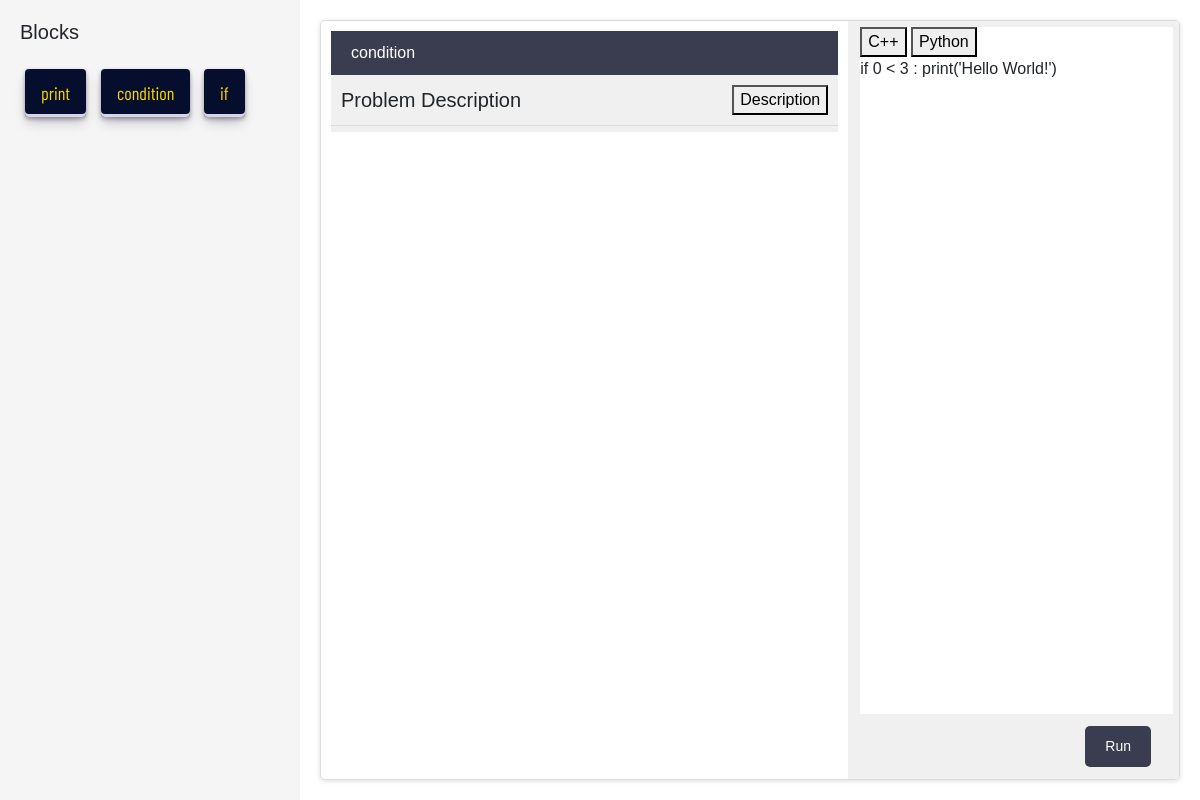
Page /tutorial/condition/ (signed in) on the committed database.
### TutorialsBlocks/models.py (models this page shows, shortened)
class Tutorial(models.Model):
    tname = models.CharField(max_length=25, primary_key=True)
    body = models.TextField()
    block_id = models.CharField(max_length=50)
    valid_code = models.TextField()
    sequence = models.IntegerField(default=0)

### mainBlocks/models.py (models this page shows, shortened)
class Problem(models.Model):
    problem_id = models.CharField(max_length=25, null=True)
    submission_date = models.DateTimeField(auto_now=True)
    submission_status = models.CharField(max_length=10, default='submitted')
    user_code = models.TextField()

### TutorialsBlocks/views.py (the view)
# urls.py: path('<str:tname>/', renderTutorials, name='renderTutorials'),
def renderTutorials(request, tname):
    form = UserCodeForm()
    tutorial = Tutorial.objects.get(tname=tname)
    user = User.objects.get(username=request.user.username)
    if request.method == 'POST':
        form = UserCodeForm(request.POST)
        print(form)
        if form.is_valid():
            user_code = form.cleaned_data['user_code']
            p = Problem(problem_id=tname, submission_status="submitted", user_code=user_code)
            p.user = user
            p.save()
            next_tutorial = Tutorial.objects.filter(sequence__gt=tutorial.sequence).order_by('sequence').first()
            print('se', tutorial.sequence)
            print('se', next_tutorial)
            if next_tutorial:
                return redirect(reverse('tutorial:renderTutorials', args=[next_tutorial.tname]))
        else:
            print(form.errors)
    else:
        form = UserCodeForm()
    text = tutorial.block_id.split(' ')
    dic=[]
    profile = user.profile
    user_code = profile.problems.filter(problem_id = tname)
    if user_code.exists():
        user_code = user_code.first().user_code
    else:
        user_code = ''
    for id in text:
        dic.append(id)
    context = {
        'my_template': 'TutorialsBlocks/tutorials.html',
        'tutorial': tutorial,
        'id': dic,
        'form': form,
        'prev_code': user_code
    }
    return render(request, 'blocks.html', context)

### templates/blocks.html (shortened to what this page needs)
{% extends my_template %}
{% load static %}
   {% block mainscript %}
<head>
   <link rel="stylesheet" href="{% static '/Am-style/if.css' %}">
   <link rel="stylesheet" href="{% static 'Am-style/front/home.css' %}" />
      <link
      rel="stylesheet"
      href="https://cdn.jsdelivr.net/npm/intro.js@3.2.1/introjs.min.css"
    />
    <link
      href="https://cdn.jsdelivr.net/npm/bootstrap@5.0.0-beta1/dist/css/bootstrap.min.css"
      rel="stylesheet"
    />
   </head>
   {% endblock mainscript %}
      {% block block %}
      {% for block_id in id %}
         {% with trimmed_id=block_id|slice:"-5" %}
            <button class="button-30"
            data-hint="Here you can get all the variety of coffee."
            data-hintposition="bottom-middle"
            role="button">{{ trimmed_id }}</button>
         {% endwith %}
      {% endfor %}
      {% endblock block %}

### TutorialsBlocks/templates/TutorialsBlocks/tutorials.html (shortened to what this page needs)
{% load static %}
<!DOCTYPE html>
<html>
<head>
  {% block mainscript %}
  {% endblock mainscript %}
</head>
<body>
	<div class="left-section">
		<h2>Blocks</h2>
			{% block block %}
			{% endblock %}
   </div>
  <div class="right-section">
	<div class="problem-body">
		<div class="header">{{  tutorial.tname  }}</div>
	  <div class="problem-header">
		<h2>Problem Description</h2>
		<button onclick="windowOpener();">Description</button>
	  </div>
	  <div class="codesspace">
			<svg class="Am-workspace"xmlns="http://www.w3.org/2000/svg"
			xmlns:xlink="http://www.w3.org/1999/xlink"
			xmlns:html="http://www.w3.org/1999/xhtml"
			version="1.1" width="100%" height="100%">
			<g class="Am-workspace main">
				<filter id="my-filter">
					<feGaussianBlur stdDeviation="4" />
				  </filter>
		</g>
		</svg>
	  </div>
	</div>
	<div class="workspace">
		<div>
			<button onclick="window.lang_id = 0; window.translateAndSet()">C++</button>
			<button onclick="window.lang_id = 1; window.translateAndSet()">Python</button>
		</div>
		<p id ='user_code' style="height: 100%;" >
			{{prev_code}}
		</p>
		<p id='error' style="height: 10%"> </p>
		<form method="post">
			 <div class="footer">
				{% if step == 1 %}
				<button value="<-step"  ><- step </button>
					<button value="step->"  >step -> </button>
				{% else %}
					<button  type="submit" value="Submit"  >Run </button>
				{% endif %}
			</div>
		</form>
	</div>
  </body>
</html>

### static/Am-style/if.css (style rules this page uses)
body { fill: rgb(255, 255, 255); font-family: 'Gill Sans', 'Gill Sans MT', Calibri, 'Trebuchet MS', sans-serif; font-size: larger; margin: 0; }

### static/Am-style/front/home.css (style rules this page uses)
.button-30 { margin: 5px; align-items: center; appearance: none; background-color: #050e2d; border-radius: 4px; border-width: 0; box-shadow: rgba(45, 35, 66, 0.4) 0 2px 4px,rgba(45, 35, 66, 0.3) 0 7px 13px -3px,#D6D6E7 0 -3px 0 inset; box-sizing: border-box; color: #FFD700; cursor: pointer; display: inline-flex; font-family: BarlowCondensed; height: 48px; justify-content: center; line-height: 1; list-style: none; overflow: hidden; padding-left: 16px; padding-right: 16px; position: relative; text-align: left; text-decoration: none; transition: box-shadow .15s,transform .15s; user-select: none; -webkit-user-select: none; touch-action: manipulation; white-space: nowrap; will-change: box-shadow,transform; font-size: 18px; }

### TutorialsBlocks/templates/TutorialsBlocks/tutorials.html (style rules this page uses)
body { font-family: sans-serif; margin: 0; padding: 0; display: flex; flex-direction: row; height: 100vh; }
.left-section { background-color: #f5f5f5; flex: 0 0 300px; flex-direction: column; padding: 20px; }
.left-section h2 { font-size: 20px; margin: 0; margin-bottom: 20px; }
.right-section { flex: 1; display: flex; flex-direction: row; margin: 20px; border: 1px solid #dcdcdc; box-shadow: 0px 1px 5px #dcdcdc; border-radius: 5px; overflow: hidden; }
.header { background-color: #393d4f; color: #fff; padding: 10px 20px; }
.problem-header { background-color: #f0f0f0; padding: 10px; display: flex; flex-direction: row; align-items: center; justify-content: space-between; border-bottom: 1px solid #dcdcdc; }
.problem-header h2 { font-size: 20px; margin: 0; }
.problem-body { width: 50%; padding: 10px; line-height: 1.5; border-right: solid 6px #f0f0f0; }
.workspace { flex: 2; display: flex; flex-direction: column; border-top: solid 6px #f0f0f0; }
.footer { background-color: #f0f0f0; padding: 10px 20px; display: flex; flex-direction: row; align-items: center; justify-content: flex-end; }
.footer button { background-color: #393d4f; color: #fff; padding: 10px 20px; border: none; border-radius: 5px; font-size: 14px; cursor: pointer; margin: 2px; }
.workspace { flex: 3; display: flex; flex-direction: column; border-left: solid 6px #f0f0f0; border-right: solid 6px #f0f0f0; }
.problem-body { width: 50%; padding: 10px; flex-grow: 1; line-height: 1.5; border-right: solid 6px #f0f0f0; }
.codesspace { height: 100%; width: 100%; border-top: solid 6px #f0f0f0; bottom: 0; }

### rows in the picture
Tutorial: tname "condition"
Problem: user_code "if 0 < 3 : print('Hello World!')"

### other values in the picture
{{ trimmed_id }} "print" "condition" "if"
